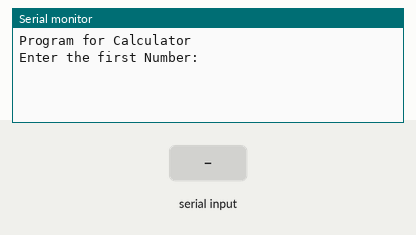
The sketch below on a simulated Arduino Uno, built with avr-gcc and run on an emulated ATmega328P. Parts: the last lines printed to the serial monitor. The test bench sets the inputs (shaded band).

Above: at 2.2 s.
2.3 s: "90,45,200\n" received over Serial
At 2.7 s:
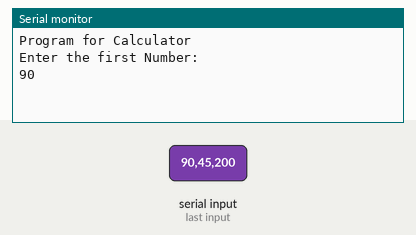
4.8 s: "30,150,10\n" received over Serial
At 8.4 s:
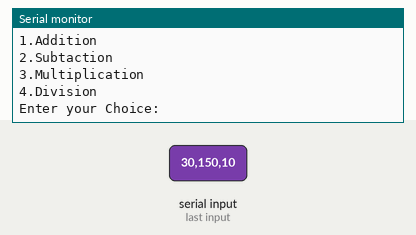
Timing chart, 0 to 9.9 s (numbered marks = the images above; inputs shaded):
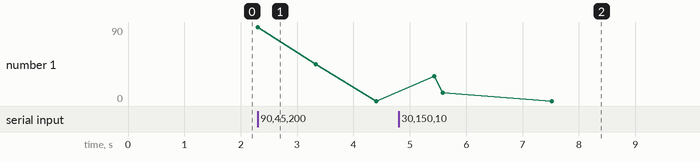

The sketch:

assignment_4_calculator.ino
```cpp
int a;
int b;
int c;
int d;
int e;
int f;
int ch;

void setup()
{
  Serial.begin(9600);
  Serial.println("Program for Calculator");
  delay(1000);

}

void loop()
{

    Serial.println("Enter the first Number:");
    while (Serial.available()==0)
    {

    }
     a=Serial.parseInt();
    Serial.println(a);

    delay(1000);

  Serial.println("Enter the Second Number:");
  while (Serial.available()==0)
  {

  }
  b=Serial.parseInt();
  Serial.println(b);

  Serial.println("You are have the following choice:");
  Serial.println("1.Addition");
  Serial.println("2.Subtaction");
  Serial.println("3.Multiplication");
  Serial.println("4.Division");
  Serial.println("Enter your Choice:");
  while (Serial.available()==0)
  {

  }
  ch=Serial.parseInt();


  switch(ch)
  {
    case 1:
            Serial.println("Addition of Two number is:");
            c=a+b;
            Serial.println(c);
            break;

    case 2:

            Serial.println("Subtraction of Two number is:");
            d=a-b;
            Serial.println(d);
            break;

    case 3:

            Serial.println("Multiplication of Two number is:");
            e=a*b;
            Serial.println(e);
            break;


    case 4:
            Serial.println("Division of Two number is:");
            f=a/b;
            Serial.println(f);
            break;

  }
}
```

Measured:
- after the input at 2.3 s, the serial monitor: prints a new line at once (image 1)
- after the input at 4.8 s, the serial monitor: prints a new line after 0.64 s (image 2)
